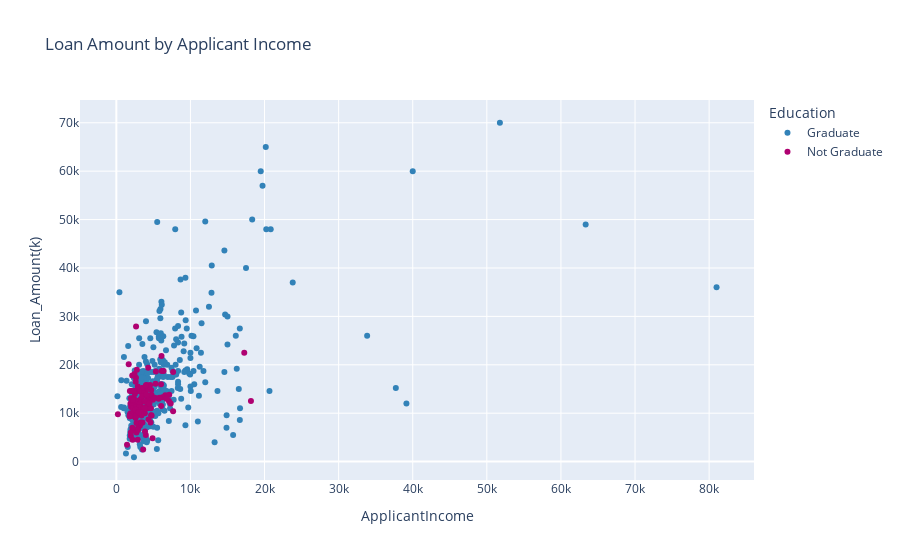

The notebook cell this image was saved under:
### Code cell
px.scatter(df, x='ApplicantIncome', y='Loan_Amount(k)', color='Education',
            color_discrete_map={'Graduate': '#3282B8',
                                'Not Graduate': '#AF0171'},
                title='Loan Amount by Applicant Income')

### Figure 1 — Plotly figure (JSON) as saved in the notebook; plotly's stock layout.template omitted (floating-point values rounded to 4 significant figures; data arrays with more than 128 entries replaced by an {"elided": "..."} marker saying what was removed)
{"data": [{"hovertemplate": "Education=Graduate<br>ApplicantIncome=%{x}<br>Loan_Amount(k)=%{y}<extra></extra>", "legendgroup": "Graduate", "marker": {"color": "#3282B8", "symbol": "circle"}, "mode": "markers", "name": "Graduate", "orientation": "v", "showlegend": true, "type": "scatter", "x": {"elided": "480 int values"}, "xaxis": "x", "y": {"elided": "480 int values"}, "yaxis": "y"}, {"hovertemplate": "Education=Not Graduate<br>ApplicantIncome=%{x}<br>Loan_Amount(k)=%{y}<extra></extra>", "legendgroup": "Not Graduate", "marker": {"color": "#AF0171", "symbol": "circle"}, "mode": "markers", "name": "Not Graduate", "orientation": "v", "showlegend": true, "type": "scatter", "x": {"elided": "134 int values"}, "xaxis": "x", "y": {"elided": "134 int values"}, "yaxis": "y"}], "layout": {"legend": {"title": {"text": "Education"}, "tracegroupgap": 0}, "title": {"text": "Loan Amount by Applicant Income"}, "xaxis": {"anchor": "y", "domain": [0, 1], "title": {"text": "ApplicantIncome"}}, "yaxis": {"anchor": "x", "domain": [0, 1], "title": {"text": "Loan_Amount(k)"}}}}
